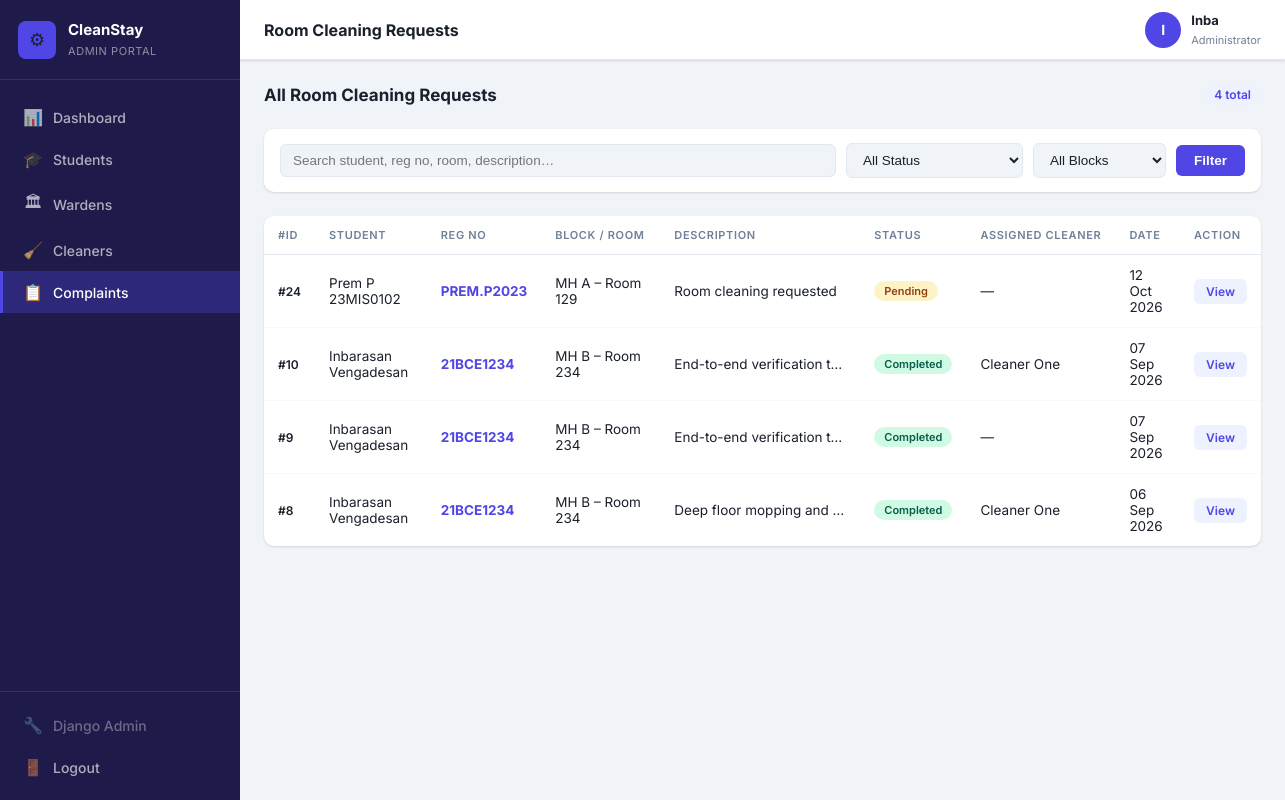
/portal/complaints/ (signed in), run on the app's committed database.
### accounts/models.py (models this page shows, shortened)
class User(AbstractUser):
    username = None
    ROLE_CHOICES = [
        ("student", "Student"),
        ("warden", "Warden"),
        ("cleaner", "Cleaner"),
        ("admin", "Admin"),
    ]
    name = models.CharField(
        max_length=100
    )
    email = models.EmailField(
        unique=True,
        blank=True,
        null=True
    )
    phone = models.CharField(
        max_length=10,
        unique=True,
        blank=True,
        null=True
    )
    role = models.CharField(
        max_length=20,
        choices=ROLE_CHOICES
    )
    USERNAME_FIELD = "email"
    REQUIRED_FIELDS = ["name"]
    objects = UserManager()

### cleaning/models.py (models this page shows, shortened)
class CleaningRequest(models.Model):
    TIME_SLOT_CHOICES = [
        ("09:00-10:00", "9:00 AM - 10:00 AM"),
        ("10:00-11:00", "10:00 AM - 11:00 AM"),
        ("14:00-15:00", "2:00 PM - 3:00 PM"),
        ("16:00-17:00", "4:00 PM - 5:00 PM"),
        ("18:00-19:00", "6:00 PM - 7:00 PM"),
    ]
    CLEANING_TYPE_CHOICES = [
        ("room_cleaning", "Room Cleaning"),
        ("sweeping", "Sweeping"),
        ("mopping", "Mopping"),
        ("dusting", "Dusting"),
        ("full", "Full Room Cleaning"),
    ]
    STATUS_CHOICES = [
        ("pending", "Pending"),
        ("approved", "Approved"),
        ("assigned", "Assigned"),
        ("scheduled", "Scheduled"),
        ("in_progress", "In Progress"),
        ("completed", "Completed"),
        ("confirmed", "Confirmed by Student"),
        ("not_cleaned", "Not Cleaned"),
        ("cancelled", "Cancelled"),
        ("rejected", "Rejected"),
    ]
    student = models.ForeignKey(
        StudentProfile,
        on_delete=models.CASCADE,
        related_name="cleaning_requests",
    )
    room = models.ForeignKey(
        "students.Room",
        on_delete=models.PROTECT,
        related_name="cleaning_requests",
        null=True,
        blank=True,
    )
    hostel_allocation = models.ForeignKey(
        HostelAllocation,
        on_delete=models.PROTECT,
        related_name="cleaning_requests",
    )
    cleaning_date = models.DateField()
    time_slot = models.CharField(
        max_length=20,
        choices=TIME_SLOT_CHOICES,
    )
    cleaning_type = models.CharField(
        max_length=20,
        choices=CLEANING_TYPE_CHOICES,
        default="room_cleaning",
    )
    description = models.TextField(
        blank=True,
        help_text="Description of what needs to be cleaned in the room.",
    )
    remarks = models.TextField(
        blank=True,
        help_text="Any special instructions for the cleaner (optional).",
    )
    warden_notes = models.TextField(
        blank=True,
        help_text="Internal notes added by the warden.",
    )
    status = models.CharField(
        max_length=20,
        choices=STATUS_CHOICES,
        default="pending",
    )
    assigned_cleaner = models.ForeignKey(
        CleanerProfile,
        on_delete=models.SET_NULL,
        null=True,
        blank=True,
        related_name="assigned_requests",
    )
    assigned_by = models.ForeignKey(
        WardenProfile,
        on_delete=models.SET_NULL,
        null=True,
        blank=True,
        related_name="assigned_requests",
    )
    completion_date = models.DateField(
        null=True,
        blank=True,
    )
    created_at = models.DateTimeField(auto_now_add=True)
    updated_at = models.DateTimeField(auto_now=True)
    class Meta:
        ordering = ["-created_at"]
        constraints = [
            models.UniqueConstraint(
                fields=["room"],
                condition=models.Q(status__in=ACTIVE_STATUSES),
                name="unique_active_cleaning_request_per_room",
            )
        ]
    @property
    def get_description(self):
        return self.description.strip() if self.description else (self.remarks.strip() if self.remarks else "Room cleaning requested")

### students/models.py (models this page shows, shortened)
class StudentProfile(models.Model):
    user = models.OneToOneField(
        settings.AUTH_USER_MODEL,
        on_delete=models.CASCADE,
        related_name="student_profile"
    )
    registration_number = models.CharField(
        max_length=20,
        blank=True,
        default="",
        help_text="Student Registration Number (e.g. 21BCE1234)"
    )
    def get_registration_number(self):
        if self.registration_number:
            return self.registration_number.strip().upper()

class HostelAllocation(models.Model):
    student = models.ForeignKey(
        StudentProfile,
        on_delete=models.CASCADE,
        related_name="allocations"
    )
    room = models.ForeignKey(
        Room,
        on_delete=models.CASCADE,
        related_name="allocations",
        null=True,
        blank=True
    )
    hostel_name = models.CharField(
        max_length=100,
        default="VIT Men's Hostel"
    )
    block = models.CharField(
        max_length=20,
        choices=HOSTEL_BLOCK_CHOICES
    )
    room_number = models.CharField(
        max_length=10
    )
    academic_year = models.CharField(
        max_length=20
    )
    is_current = models.BooleanField(
        default=True
    )
    created_at = models.DateTimeField(
        auto_now_add=True
    )
    class Meta:
        ordering = [
            "-is_current",
            "-created_at"
        ]

### cleaners/models.py (models this page shows, shortened)
class CleanerProfile(models.Model):
    user = models.OneToOneField(
        settings.AUTH_USER_MODEL,
        on_delete=models.CASCADE,
        related_name="cleaner_profile"
    )
    employee_id = models.CharField(max_length=20, unique=True)
    phone_number = models.CharField(max_length=15, blank=True)
    assigned_block = models.CharField(max_length=20, blank=True)
    is_available = models.BooleanField(default=True)

### portal/views.py (the view)
    @login_required
    def wrapper(request, *args, **kwargs):
        if getattr(request.user, "role", None) != "admin":
            return HttpResponseForbidden(
                "This page is accessible to administrators only."
            )
        return view_fn(request, *args, **kwargs)

### portal/views.py (called while the page is built)
def admin_required(view_fn):
    @login_required
    def wrapper(request, *args, **kwargs):
        if getattr(request.user, "role", None) != "admin":
            return HttpResponseForbidden(
                "This page is accessible to administrators only."
            )
        return view_fn(request, *args, **kwargs)
    wrapper.__name__ = view_fn.__name__
    return wrapper

### templates/portal/complaints.html (shortened to what this page needs)
{% extends "portal/base.html" %}
{% block page_title %}Room Cleaning Requests{% endblock %}
{% block nav_complaints %}active{% endblock %}
{% block content %}
<div class="portal-page">
    <div class="section-header">
        <h2>All Room Cleaning Requests</h2>
        <span class="badge-count">{{ complaints.count }} total</span>
    </div>
    <form method="get" class="filter-bar filter-bar-wrap">
        <input type="text" name="q" value="{{ query }}" placeholder="Search student, reg no, room, description…" class="filter-input">
        <select name="status" class="filter-select">
            <option value="">All Status</option>
        </select>
        <select name="block" class="filter-select">
            <option value="">All Blocks</option>
        </select>
        <button type="submit" class="btn-filter">Filter</button>
    </form>
    {% if complaints %}
    <div class="table-wrapper">
        <table class="portal-table">
            <thead>
                <tr>
                    <th>#ID</th>
                    <th>Student</th>
                    <th>Reg No</th>
                    <th>Block / Room</th>
                    <th>Description</th>
                    <th>Status</th>
                    <th>Assigned Cleaner</th>
                    <th>Date</th>
                    <th>Action</th>
                </tr>
            </thead>
            <tbody>
                {% for req in complaints %}
                <tr>
                    <td class="id-cell">#{{ req.pk }}</td>
                    <td>{{ req.student.user.name|default:req.student.user.email }}</td>
                    <td><strong style="color:#4f46e5;">{{ req.student.get_registration_number }}</strong></td>
                    <td>{{ req.hostel_allocation.block }} – Room {{ req.hostel_allocation.room_number }}</td>
                    <td style="max-width:200px;overflow:hidden;text-overflow:ellipsis;white-space:nowrap;" title="{{ req.get_description }}">{{ req.get_description }}</td>
                    <td><span class="badge badge-{{ req.status }}">{{ req.get_status_display }}</span></td>
                    <td>{{ req.assigned_cleaner.user.name|default:"—" }}</td>
                    <td>{{ req.cleaning_date|date:"d M Y" }}</td>
                    <td><a href="{% url 'portal:portal_complaint_detail' req.pk %}" class="btn-sm">View</a></td>
                </tr>
                {% endfor %}
            </tbody>
        </table>
    </div>
    {% else %}
    <div class="empty-state">
        <div class="empty-icon">🧹</div>
        <p>No cleaning requests found{% if query %} matching "{{ query }}"{% endif %}.</p>
    </div>
    {% endif %}
</div>
{% endblock %}

### templates/portal/base.html (shortened to what this page needs)
{% load static %}
<!DOCTYPE html>
<html lang="en">
<head>
    <link rel="stylesheet" href="{% static 'css/portal.css' %}">
</head>
<body class="portal-body">
<aside class="portal-sidebar" id="portalSidebar">
    <div class="sidebar-brand">
        <div class="sidebar-brand-icon">⚙</div>
        <div class="sidebar-brand-text">
            <strong>CleanStay</strong>
            <span>Admin Portal</span>
        </div>
    </div>
    <nav class="sidebar-nav">
        <a href="{% url 'portal:portal_dashboard' %}" class="sidebar-link {% block nav_dashboard %}{% endblock %}">
            <span class="sidebar-icon">📊</span> Dashboard
        </a>
        <a href="{% url 'portal:portal_students' %}" class="sidebar-link {% block nav_students %}{% endblock %}">
            <span class="sidebar-icon">🎓</span> Students
        </a>
        <a href="{% url 'portal:portal_wardens' %}" class="sidebar-link {% block nav_wardens %}{% endblock %}">
            <span class="sidebar-icon">🏛</span> Wardens
        </a>
        <a href="{% url 'portal:portal_cleaners' %}" class="sidebar-link {% block nav_cleaners %}{% endblock %}">
            <span class="sidebar-icon">🧹</span> Cleaners
        </a>
        <a href="{% url 'portal:portal_complaints' %}" class="sidebar-link {% block nav_complaints %}{% endblock %}">
            <span class="sidebar-icon">📋</span> Complaints
        </a>
    </nav>
    <div class="sidebar-footer">
        <a href="/admin/" class="sidebar-link sidebar-link-muted" target="_blank">
            <span class="sidebar-icon">🔧</span> Django Admin
        </a>
        <a href="{% url 'logout' %}" class="sidebar-link sidebar-link-danger">
            <span class="sidebar-icon">🚪</span> Logout
        </a>
    </div>
</aside>
<div class="portal-main">
    <header class="portal-topbar">
        <div class="topbar-title">{% block page_title %}Dashboard{% endblock %}</div>
        <div class="topbar-user">
            <div class="topbar-avatar">{{ request.user.name|first|upper }}</div>
            <div class="topbar-user-info">
                <strong>{{ request.user.name|default:"Admin" }}</strong>
                <span>Administrator</span>
            </div>
        </div>
    </header>
    <main class="portal-content">
        {% block content %}{% endblock %}
    </main>
</div>
</body>
</html>

### data on the page
User: user.name|first "I", user.name "Inba"
CleaningRequest: pk "24", student.user.name "Prem P 23MIS0102", student.get_registration_number "PREM.P2023", hostel_allocation.block "MH A", hostel_allocation.room_number "129", get_description "Room cleaning requested", status "Pending", assigned_cleaner.user.name "—", cleaning_date "12 Oct 2026"
CleaningRequest: pk "10", student.user.name "Inbarasan Vengadesan", student.get_registration_number "21BCE1234", hostel_allocation.block "MH B", hostel_allocation.room_number "234", get_description "End-to-end verification t…", status "Completed", assigned_cleaner.user.name "Cleaner One", cleaning_date "07 Sep 2026"
CleaningRequest: pk "9", student.user.name "Inbarasan Vengadesan", student.get_registration_number "21BCE1234", hostel_allocation.block "MH B", hostel_allocation.room_number "234", get_description "End-to-end verification t…", status "Completed", assigned_cleaner.user.name "—", cleaning_date "07 Sep 2026"
CleaningRequest: pk "8", student.user.name "Inbarasan Vengadesan", student.get_registration_number "21BCE1234", hostel_allocation.block "MH B", hostel_allocation.room_number "234", get_description "Deep floor mopping and…", status "Completed", assigned_cleaner.user.name "Cleaner One", cleaning_date "06 Sep 2026"

### other printed values
{{ complaints.count }} "4"
